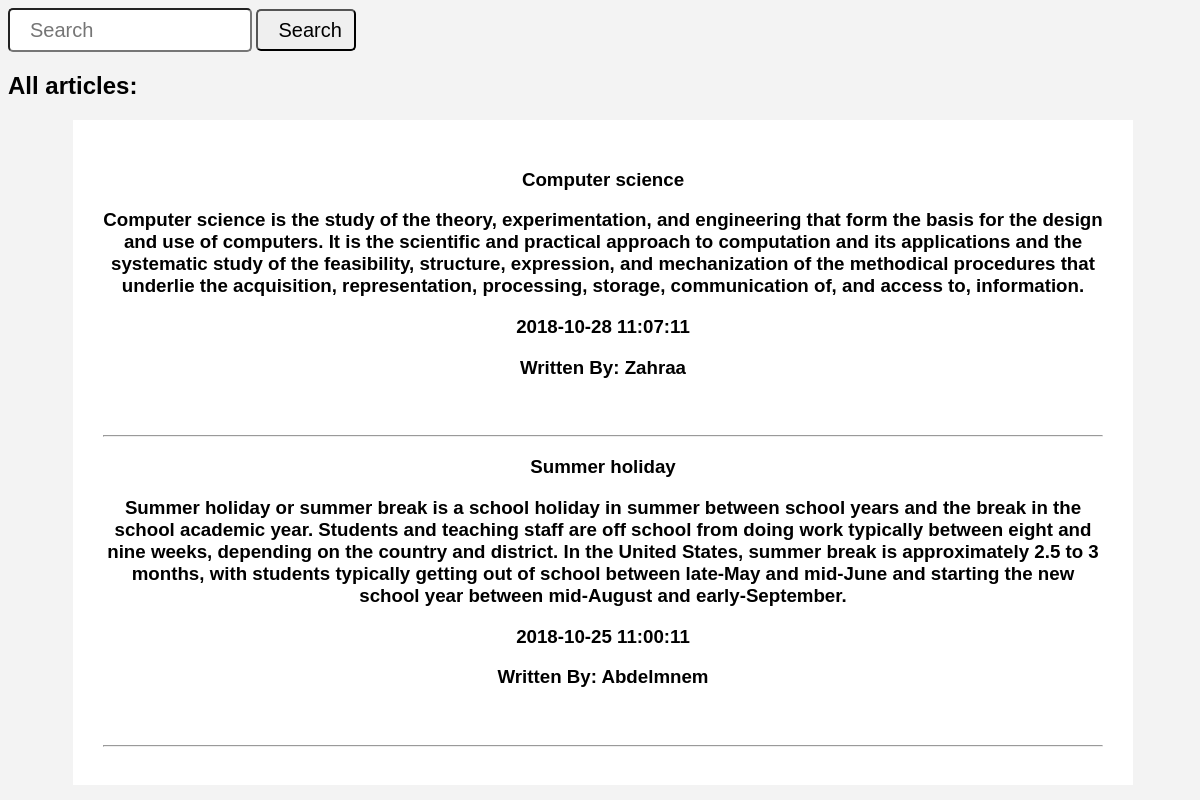
The page / on the database its author committed.
### tables this page shows
CREATE TABLE `articles` (
  `a_id` int(11) NOT NULL,
  `a_title` varchar(256) NOT NULL,
  `a_content` text NOT NULL,
  `a_auther` varchar(256) NOT NULL,
  `a_date` datetime NOT NULL
);

### index.php (the view, shortened to what this page needs)
<?php
	include_once 'db.php';
?>
<!DOCTYPE html>
<html>
<head>
	<link rel="stylesheet" type="text/css" href="style.css">
</head>
<body>
	<form action="search.php" method="POST">
		<input type="text" name="search" placeholder="Search">
		<button type="submit" name="submit-search">Search</button>
	</form>
	<h2>All articles: </h2>
	<div class="article-container">
		<?php
			$query = "select * from articles";
			$result = mysqli_query($conn, $query);
			$resultRows = mysqli_num_rows($result);
			if ($resultRows > 0)
			{
				while ($row = mysqli_fetch_assoc($result))
				{
					echo "<div class ='article-box'>
							<h3>".$row['a_title']."<h3>
							<p>".$row['a_content']."</p>
							<p>".$row['a_date']."</p>
							<p>Written By: ".$row['a_auther']."</p>
						</div><hr>";
				}
			}
		?>
	</div>
</body>
</html>

### style.css (style rules this page uses)
body { background-color: #f3f3f3; font-family: arial; color: black; }
input { padding: 0px 20px; width: 200px; height: 40px; font-size: 20px; border-radius: 5px; }
button { padding: 0px 20px; width: 100px; height: 42px; font-size: 20px; border-radius: 5px; }
.article-container { width: 1000px; background-color: #fff; padding: 30px; margin-left: 65px; }
.article-box { padding-bottom: 30px; }
h3 { text-align: center; }

### rows shown on the page
articles: a_title "Computer science", a_content "Computer science is the study of the theory, experimentation, and engineering that form the basis for the design and use of computers. It is the scientific and practical approach to computation and its applications and the systematic study of the feasibility, structure, expression, and mechanization of the methodical procedures that underlie the acquisition, representation, processing, storage, communication of, and access to, information.", a_date "2018-10-28 11:07:11", a_auther "Zahraa"
articles: a_title "Summer holiday", a_content "Summer holiday or summer break is a school holiday in summer between school years and the break in the school academic year. Students and teaching staff are off school from doing work typically between eight and nine weeks, depending on the country and district. In the United States, summer break is approximately 2.5 to 3 months, with students typically getting out of school between late-May and mid-June and starting the new school year between mid-August and early-September.", a_date "2018-10-25 11:00:11", a_auther "Abdelmnem"
